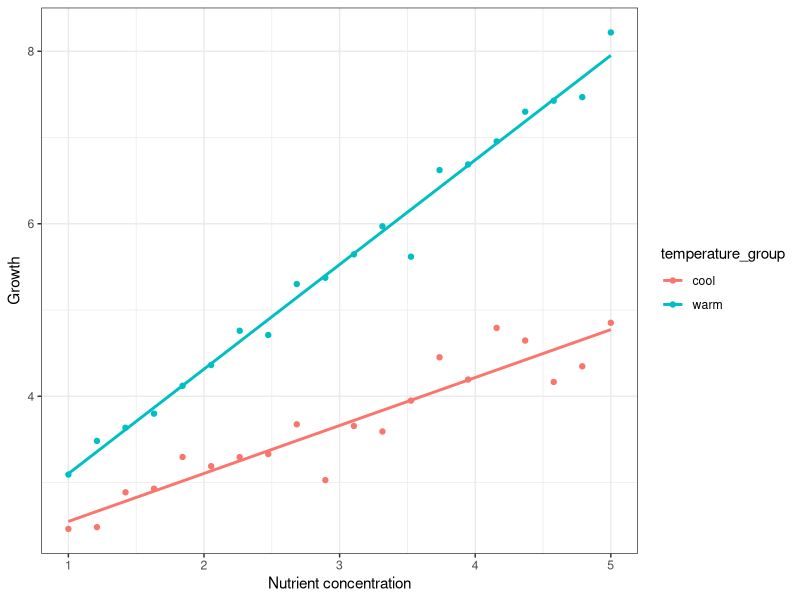

Recreate this plot in R.
## ---- chunk 1
knitr::opts_chunk$set(
  comment = "R>",
  warning = FALSE,
  message = FALSE,
  fig.width = 6.5,
  fig.height = 4.5,
  out.width = "88%",
  fig.asp = NULL,
  fig.align = "center",
  fig.retina = 2,
  dpi = 300
)

ggplot2::theme_set(
  ggplot2::theme_minimal(base_size = 8)
)
ggplot2::theme_set(
  ggplot2::theme_bw(base_size = 8)
)
## ---- chunk 2
library(tidyverse)
## ---- chunk 3
set.seed(74413)

dat <- tibble(
  nutrient = rep(seq(1, 5, length.out = 20), 2),
  temperature_group = rep(c("cool", "warm"), each = 20)
) |>
  mutate(
    growth = if_else(
      temperature_group == "cool",
      2 + 0.6 * nutrient + rnorm(n(), 0, 0.25),
      2 + 1.2 * nutrient + rnorm(n(), 0, 0.25)
    )
  )

mod_interaction <- lm(growth ~ nutrient * temperature_group, data = dat)
summary(mod_interaction)
## ---- chunk 4
#| fig-cap: "An interaction between nutrient concentration and temperature group."
#| fig-width: 6
#| fig-height: 4.5
#| out-width: "82%"

ggplot(dat, aes(x = nutrient, y = growth, colour = temperature_group)) +
  geom_point() +
  geom_smooth(method = "lm", se = FALSE) +
  labs(x = "Nutrient concentration", y = "Growth") +
  theme_bw()
